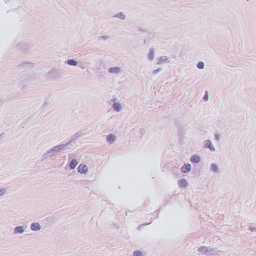
#> input picture dataset/images/_0 (9).png, 256 x 256 px, found by its file name
$ jupyter execute --allow-errors mask_predection.ipynb   (shell and % lines are left out)   (older library calls are emulated)
#> lines starting #> are read from the running program, lines starting #| are printed output that depends on the picture; after the words box and inside, x2 and y2 are one past the last pixel; in counts of white or black regions, pixels touching at a corner belong together
## Mask Predection

[cell 1]
import cv2
from skimage.feature import peak_local_max
from skimage.segmentation import watershed
from scipy import ndimage
import numpy as np
import imutils
from google.colab.patches import cv2_imshow

image = cv2.imread("/content/drive/MyDrive/dataset/images/_0 (9).png")
#> image is the input picture: shape (256, 256, 3); mean B, G, R 215, 203.1, 217.5

gray = cv2.cvtColor(image, cv2.COLOR_BGR2GRAY)
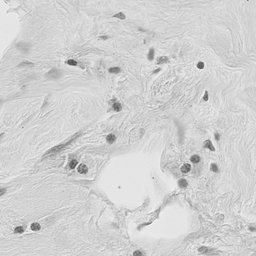
#> gray: shape (256, 256); min 81, max 248, mean 208.8
thresh = cv2.threshold(gray, 0, 255,
    cv2.THRESH_BINARY_INV | cv2.THRESH_OTSU)[1]
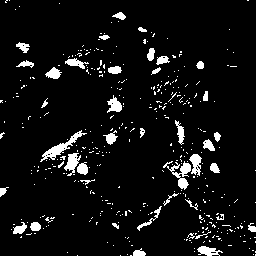
#> thresh: shape (256, 256); 6.6% white; 388 white regions (348 under 20 px), largest, box (x1, y1, x2, y2) and area: (40, 130, 87, 162) 323, (163, 161, 191, 190) 294, (64, 153, 81, 176) 193
#cv2_imshow(thresh)
cv2.imwrite("/content/predicted_mask.png", thresh)


D = ndimage.distance_transform_edt(thresh)
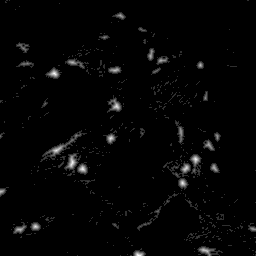
#> D: shape (256, 256) float64; min 0, max 5.39, mean 0.102; drawn with min black and max white
localMax = peak_local_max(D, indices=False, min_distance=20,
    labels=thresh)
#> localMax: shape (256, 256) bool; 0.05% white in thin lines or dots, all inside (x1, y1, x2, y2) = (21, 29, 230, 227)
#cv2_imshow(D)

markers = ndimage.label(localMax, structure=np.ones((3, 3)))[0]
#> markers: shape (256, 256) int32; 33 distinct labels, from 0 to 32
labels = watershed(-D, markers, mask=thresh)
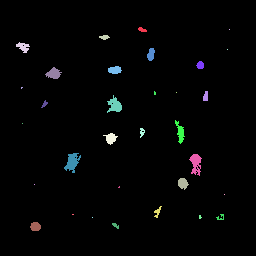
#> labels: shape (256, 256) int32; 33 distinct labels, from 0 to 32; one colour per label, 0 black
print("[INFO] {} unique segments found".format(len(np.unique(labels)) - 1))
#| [INFO] 32 unique segments found

for label in np.unique(labels):
    # if the label is zero, we are examining the 'background'
    # so simply ignore it
    if label == 0:
        continue

    # otherwise, allocate memory for the label region and draw
    # it on the mask
    mask = np.zeros(gray.shape, dtype="uint8")
    mask[labels == label] = 255

    # detect contours in the mask and grab the largest one
    cnts = cv2.findContours(mask.copy(), cv2.RETR_EXTERNAL,
        cv2.CHAIN_APPROX_SIMPLE)
    cnts = imutils.grab_contours(cnts)
    c = max(cnts, key=cv2.contourArea)

    # draw a circle enclosing the object
    ((x, y), r) = cv2.minEnclosingCircle(c)
    cv2.circle(image, (int(x), int(y)), int(r), (0, 255, 0), 2)
    cv2.putText(image, "#{}".format(label), (int(x) - 10, int(y)),
        cv2.FONT_HERSHEY_SIMPLEX, 0.6, (0, 0, 255), 2)
#> this loop made 33 passes
#> (x, y, r) on passes 2, 3, 4, 5, 6, 7, 8, 9, 10, 12, 14, 16: (142, 29.5, 4.27), (229, 29, 0.0001), (104, 36.5, 5.03), (22.29, 46.39, 6.73), (227, 49, 0.0001), (151, 54, 6.32), (199.9, 64.73, 3.89), (114.4, 69.5, 6.6), (53, 73, 8.06), (176, 92, 0.0001), (205, 95.5, 4.92), (112.7, 104.5, 9.46)
#> (c, x, y, r) on passes 11, 13, 25, 28: ([[21, 87], [21, 88], [22, 87]], 21.5, 87.5, 0.707), ([[154, 91], [154, 94], [155, 94], [155, 92]], 154.5, 92.5, 1.58), ([[119, 186], [118, 187], [119, 187]], 118.5, 186.5, 0.707), ([[72, 214], [73, 214]], 72.5, 214, 0.5)
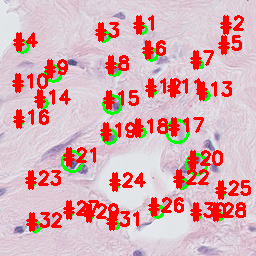
#> image: shape (256, 256, 3); 15.72% of pixels changed, all inside (x1, y1, x2, y2) = (12, 15, 251, 233)
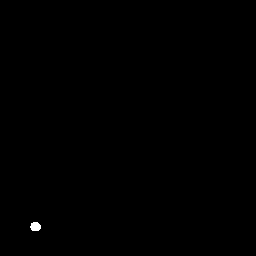
#> mask: shape (256, 256); 0.12% white; 1 white region, box (x1, y1, x2, y2) and area: (30, 222, 41, 231) 80


#cv2_imshow(image)

cv2.waitKey(0)
#> Out = 27

[cell 2]
import cv2
import numpy as np
from skimage import io, filters, measure, morphology
import matplotlib.pyplot as plt

# Load the image
image_path = '/content/predicted_mask.png'
image = cv2.imread(image_path, cv2.IMREAD_GRAYSCALE)

# Apply CLAHE (Contrast Limited Adaptive Histogram Equalization)
clahe = cv2.createCLAHE(clipLimit=2.0, tileGridSize=(8, 8))
enhanced_image = clahe.apply(image)

# Apply Gaussian blur to smooth the enhanced image
blurred_image = filters.gaussian(enhanced_image, sigma=1)
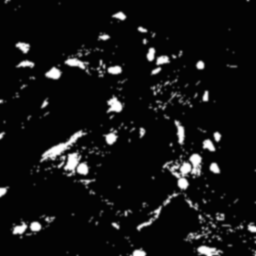
#> blurred_image: shape (256, 256) float64; min 0.0118, max 1, mean 0.0765

# Apply thresholding to segment positive cells
# You may need to adjust the threshold value
threshold_value = filters.threshold_otsu(blurred_image)
#> threshold_value = 0.384
binary_image = blurred_image > threshold_value
#> binary_image: shape (256, 256) bool; 6.3% white; 114 white regions (76 under 20 px), largest, box (x1, y1, x2, y2) and area: (163, 154, 202, 190) 538, (41, 131, 86, 162) 372, (64, 153, 88, 176) 331

# Remove small objects (noise) from the binary image
cleaned_binary_image = morphology.remove_small_objects(binary_image, min_size=70)
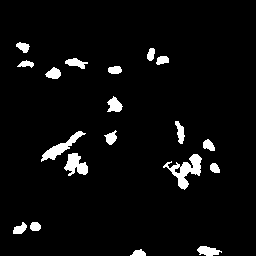
#> cleaned_binary_image: shape (256, 256) bool; 4.5% white; 19 white regions

# Label the connected components
label_image = measure.label(cleaned_binary_image)
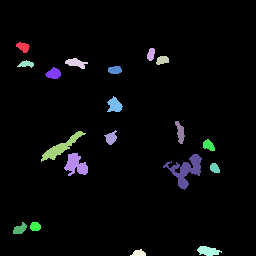
#> label_image: shape (256, 256) int32; 20 distinct labels, from 0 to 19; one colour per label, 0 black

# Extract properties of labeled regions
regions = measure.regionprops(label_image)
#> regions = 19 regions; largest, box (x1, y1, x2, y2) and area: (163, 154, 202, 190) 538, (41, 131, 86, 162) 372, (64, 153, 88, 176) 331, (197, 246, 222, 256) 166, (107, 96, 123, 112) 162

# Create segmented image
segmented_image = np.zeros_like(image, dtype=np.uint8)  # Ensure segmented_image is initialized correctly
for region in regions:
    # Draw filled regions on the segmented image
    for coord in region.coords:
        segmented_image[coord[0], coord[1]] = 255  # Set pixel intensity to 255 for segmented regions
#> this loop made 19 passes

# Save the segmented image if needed
segmented_image_path = 'segmented_image.jpg'
io.imsave(segmented_image_path, segmented_image)

[cell 3]
import cv2
from skimage.metrics import structural_similarity as ssim
import numpy as np
import matplotlib.pyplot as plt

def compare_images(image1_path, image2_path):
    # Load images
#> called with image1_path = '/content/segmented_image.jpg'
    image1 = cv2.imread(image1_path)
    image2 = cv2.imread(image2_path)
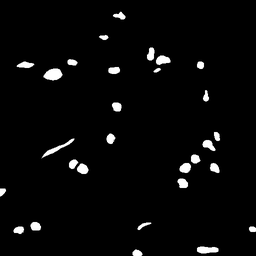
#> input picture dataset/masks/0 (9).png, 256 x 256 px, found by its file name
#> image2 is the input picture: shape (256, 256, 3); min 0, max 255, mean 7.7

    # Convert to grayscale
    gray1 = cv2.cvtColor(image1, cv2.COLOR_BGR2GRAY)
    gray2 = cv2.cvtColor(image2, cv2.COLOR_BGR2GRAY)

    # Resize both images to a common size
    common_size = (500, 500)  # Example common size
    gray1 = cv2.resize(gray1, common_size)
    gray2 = cv2.resize(gray2, common_size)

    # Compute SSIM between two images
    similarity_index, diff = ssim(gray1, gray2, full=True)

    # Compute MSE
    mse = np.mean((gray1 - gray2) ** 2)

    # Compute PSNR
    if mse == 0:
        psnr = 100
    else:
        psnr = 20 * np.log10(255 / np.sqrt(mse))

    # Convert SSIM to percentage
    similarity_percentage = similarity_index * 100
    difference_percentage = 100 - similarity_percentage

    # Plot the images and their difference
    plt.figure(figsize=(15, 5))

    plt.subplot(2, 4, 1)
    plt.title("Predicted Mask")
    plt.imshow(cv2.cvtColor(image1, cv2.COLOR_BGR2RGB))
    plt.axis('off')

    plt.subplot(2, 4, 2)
    plt.title("Actual Mask")
    plt.imshow(cv2.cvtColor(image2, cv2.COLOR_BGR2RGB))
    plt.axis('off')

    plt.subplot(2, 4, 3)
    plt.title("Difference")
    plt.imshow(diff, cmap='gray')
    plt.axis('off')

    # Plot bar graph for accuracy
    plt.subplot(2, 4, 5)
    plt.title("Accuracy Bar Graph")
    plt.bar(['Similarity', 'Difference'], [similarity_percentage, difference_percentage], color=['Darkgreen', 'Brown'])
    plt.ylabel('Percentage')

    # Plot bar graph for accuracy
    plt.subplot(2, 4, 7)
    plt.title("MSE and PSNR")
    plt.bar(['MSE', 'PSNR'], [mse, psnr], color=['Darkgreen', 'Brown'])
    plt.ylabel('Percentage')

    plt.suptitle(f'Accuracy: {similarity_percentage:.2f}%')

    plt.show()

    return similarity_percentage, mse, psnr

# Example usage
image1_path = '/content/segmented_image.jpg'
image2_path = '/content/drive/MyDrive/dataset/masks/0 (9).png'

#> (the rest of this cell did not finish here and is left out)
